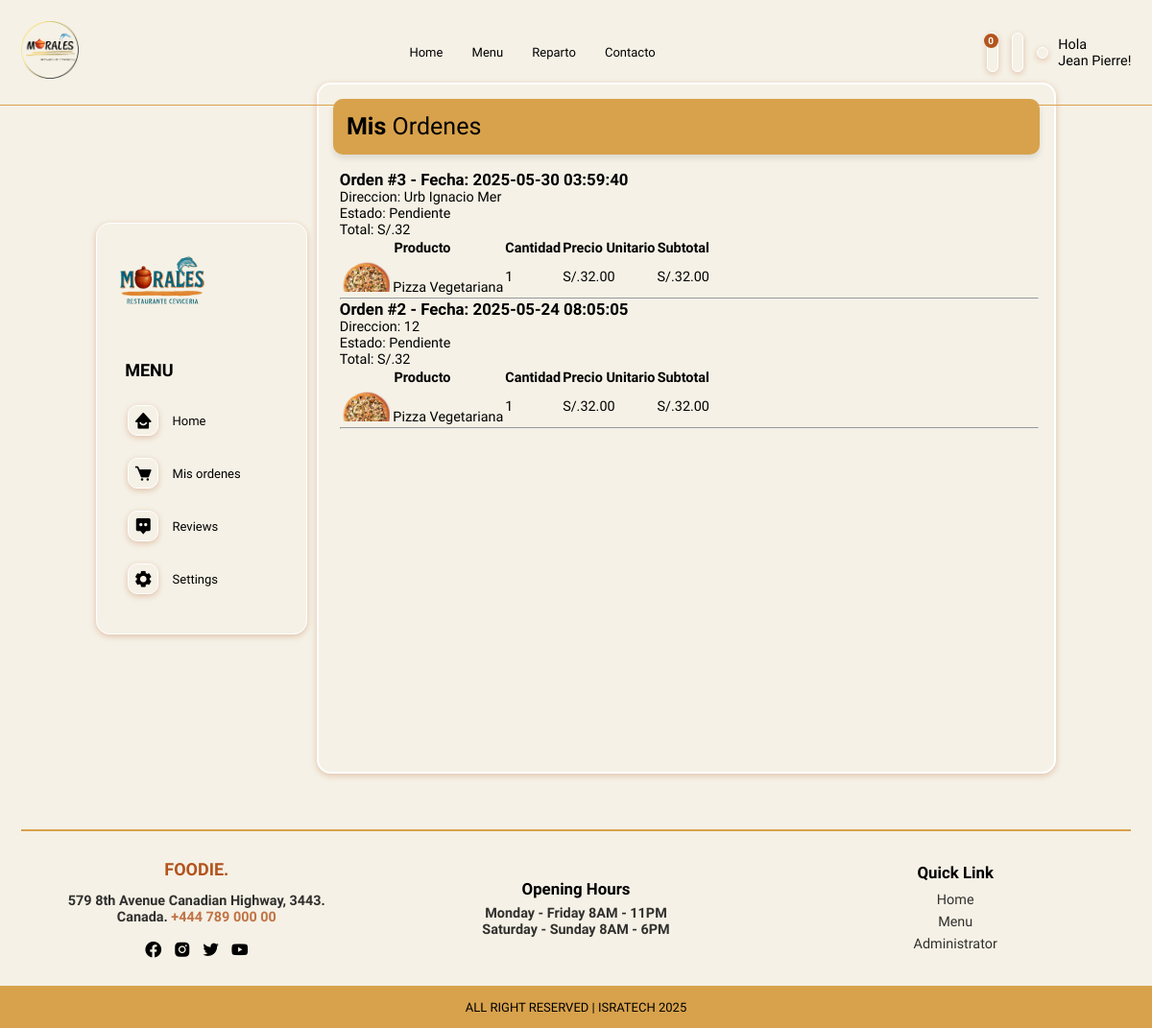
Page /orders.php (signed in) on the committed database.
### tables this page shows
CREATE TABLE `users` (
  `id` int(11) NOT NULL,
  `name` varchar(100) NOT NULL,
  `email` varchar(100) NOT NULL,
  `password` varchar(255) NOT NULL,
  `phone` varchar(9) DEFAULT NULL,
  `address` varchar(255) DEFAULT NULL
);

CREATE TABLE `order_items` (
  `id` int(11) NOT NULL,
  `order_id` int(11) NOT NULL,
  `food_id` int(11) NOT NULL,
  `quantity` int(11) NOT NULL,
  `price` decimal(10,2) NOT NULL,
  `subtotal` decimal(10,2) NOT NULL
);

CREATE TABLE `orders` (
  `id` int(11) NOT NULL,
  `user_id` int(11) NOT NULL,
  `admin_id` int(11) DEFAULT NULL,
  `cust_fname` varchar(15) NOT NULL,
  `cust_sname` varchar(15) NOT NULL,
  `contact` varchar(15) NOT NULL,
  `location` varchar(225) NOT NULL,
  `email` varchar(50) NOT NULL,
  `street` varchar(15) NOT NULL,
  `building` varchar(10) NOT NULL,
  `message` varchar(225) NOT NULL,
  `total_cost` varchar(10) NOT NULL,
  `order_status` varchar(20) NOT NULL,
  `payment` varchar(200) NOT NULL,
  `updated_by` varchar(50) DEFAULT NULL,
  `updated_date` datetime DEFAULT NULL
);

### orders.php (the view, shortened to what this page needs)
<?php
include('./clienteDashboard/adminHeader.php');
include('clientPartials/clientHeader.php');
$user_id = $_SESSION['user_id'];
$sql = "
    SELECT o.id AS order_id, o.updated_date,o.street, o.order_status, o.total_cost,
           oi.food_id, oi.quantity, oi.price, oi.subtotal,
           f.food_name, f.image
    FROM orders o
    LEFT JOIN order_items oi ON o.id = oi.order_id
    LEFT JOIN food f ON oi.food_id = f.id
    WHERE o.user_id = $user_id
    ORDER BY o.updated_date DESC, o.id DESC
";
$res = mysqli_query($conn, $sql);
$orders = [];
if ($res && mysqli_num_rows($res) > 0) {
    while ($row = mysqli_fetch_assoc($res)) {
        $oid = $row['order_id'];
        if (!isset($orders[$oid])) {
            $orders[$oid] = [
                'updated_date' => $row['updated_date'],
                'order_status' => $row['order_status'],
                'street' => $row['street'],
                'total_cost' => $row['total_cost'],
                'items' => []
            ];
        }
        if ($row['food_id']) {
            $orders[$oid]['items'][] = [
                'food_name' => $row['food_name'],
                'image' => $row['image'],
                'quantity' => $row['quantity'],
                'price' => $row['price'],
                'subtotal' => $row['subtotal']
            ];
        }
    }
} else {
    $orders = null;
}
?>
<section class="container section tableReservationPage">
    <div class="adminPage flex">
        <?php include('./clienteDashboard/sideMenu.php'); ?>
        <div class="mainBody">
            <div class="topSection flex">
                <div class="title">
                    <span><strong>Mis</strong> Ordenes</span>
                </div>
            </div>
            <div class="mainBodyContentContainer">
                <?php if ($orders): ?>
                    <?php foreach ($orders as $order_id => $order): ?>
                        <div class="orderCard">
                            <h3>Orden #<?= $order_id ?> - Fecha: <?= $order['updated_date'] ?></h3>
                            <p>Direccion: <?= $order['street'] ?></p>
                            <p>Estado: <?= $order['order_status'] ?></p>
                            <p>Total: S/.<?= $order['total_cost'] ?></p>
                            <table>
                                <thead>
                                    <tr>
                                        <th>Producto</th>
                                        <th>Cantidad</th>
                                        <th>Precio Unitario</th>
                                        <th>Subtotal</th>
                                    </tr>
                                </thead>
                                <tbody>
                                    <?php foreach ($order['items'] as $item): ?>
                                    <tr>
                                        <td>
                                            <?php if ($item['image']): ?>
                                                <img src="<?= SITEURL ?>databaseImages/foodie<?= $item['image'] ?>" alt="<?= htmlspecialchars($item['food_name']) ?>" width="50" />
                                            <?php endif; ?>
                                            <?= htmlspecialchars($item['food_name']) ?>
                                        </td>
                                        <td><?= $item['quantity'] ?></td>
                                        <td>S/.<?= number_format($item['price'], 2) ?></td>
                                        <td>S/.<?= number_format($item['subtotal'], 2) ?></td>
                                    </tr>
                                    <?php endforeach; ?>
                                </tbody>
                            </table>
                        </div>
                        <hr>
                    <?php endforeach; ?>
                <?php else: ?>
                    <p>No tienes órdenes registradas.</p>
                <?php endif; ?>
            </div>
        </div>
    </div>
</section>
<?php
include('clientPartials/clientFooter.php');
?>

### clienteDashboard/adminHeader.php (shortened to what this page needs)
<!DOCTYPE html>
<html lang="en">
<head>
    <link rel="stylesheet" href="./main.css">
    <link rel="stylesheet" href="./adminc.css">
    <link rel="stylesheet" href="./swiper-bundle.min.css">
    <link href='https://unpkg.com/boxicons@2.1.2/css/boxicons.min.css' rel='stylesheet'>
    <link rel="stylesheet" href="https://unicons.iconscout.com/release/v4.0.0/css/line.css">
</head>
<body>

### clientPartials/clientHeader.php (shortened to what this page needs)
<?php
include('./config/config.php');
?>
<!DOCTYPE html>
<html lang="en">
<head>
    <link rel="stylesheet" href="./main.css">
    <link rel="stylesheet" href="./swiper-bundle.min.css">
    <link href='https://unpkg.com/boxicons@2.1.2/css/boxicons.min.css' rel='stylesheet'>
    <link rel="stylesheet" href="https://unicons.iconscout.com/release/v4.0.0/css/line.css">
</head>
<body>
    <header class="header flex" id="header">
        <div class="logoDiv">
            <a href="index.php" class="logo">
                <img src="./Assests/logo/logoI.png" alt="FOODIE Logo" style="height: 60px; width: auto;" />
            </a>
        </div>
        <div class="navBar" id="navBar">
            <ul class="navLists flex">
                <li class="navItem">
                    <a href="index.php" class="navLink">Home</a>
                </li>
                <li class="navItem">
                    <a href="menu.php" class="navLink">Menu</a>
                </li>
                <li class="navItem">
                    <a href="menu.php" class="navLink">Reparto</a>
                </li>
                <li class="navItem">
                    <a href="tableReservation.php" class="navLink">Contacto
                    </a>
                </li>
            </ul>
        </div>
        <div class="headerIcons flex">
            <?php
            $session_id = session_id();
            $user_id    = !empty($_SESSION['user_id']) ? $_SESSION['user_id'] : 0;
            $stmt = mysqli_prepare($conn, "
    SELECT COALESCE(SUM(qty),0) AS totalItems
      FROM cart
     WHERE session_id = ?
        OR user_id = ?
");
            mysqli_stmt_bind_param($stmt, "si", $session_id, $user_id);
            mysqli_stmt_execute($stmt);
            $res = mysqli_stmt_get_result($stmt);
            $row = mysqli_fetch_assoc($res);
            $itemCount = $row['totalItems'];
            ?>
            <div class="notDiv">
                <a href="cart.php"><i class="uil uil-shopping-bag icon"></i></a>
                <span class="count"><?php echo $itemCount ?></span>
            </div>
            <div class="contactNumber">
                <i class="uil uil-phone icon phoneIcon"></i>
            </div>
            <div class="userMenu">
                <div class="userIconContainer flex">
                    <i class="uil uil-user icon userIcon"></i>
                    <?php
                    if (isset($_SESSION['user_id'])) {
                        $user_id = $_SESSION['user_id'];
                        $sql_user = "SELECT name FROM users WHERE id = '$user_id'";
                        $res_user = mysqli_query($conn, $sql_user);
                        if ($res_user && mysqli_num_rows($res_user) > 0) {
                            $row_user = mysqli_fetch_assoc($res_user);
                            $user_name = $row_user['name'];
                            echo "<span class='userName'>Hola</br> $user_name!</span>";
                        }
                    }
                    ?>
                </div>
            </div>
        </div>
    </header>

### clienteDashboard/sideMenu.php
<div class="sideMenu">
    <div class="logoDiv flex">
        <img src="./Assests/logo/logo.png" alt="Logo Image" style="height: 70px; width: auto;">
    </div>
    <div class="menuList">
        <span class="listTitle">
            MENU
        </span>
        <ul class="menuLists">
            <li class="listItem">
                <a href="dashboard.php" class="menuLink flex">
                    <i class='bx bxs-home-smile icon'></i>
                    <span class="LinkText">Home</span>
                </a>
            </li>
            <li class="listItem">
                <a href="orders.php" class="menuLink flex">
                    <i class='bx bxs-cart icon'></i>
                    <span class="LinkText">Mis ordenes</span>
                </a>
            </li>
            <li class="listItem">
                <a href="review.php" class="menuLink flex">
                    <i class='bx bxs-message-alt-dots icon'></i>
                    <span class="LinkText">Reviews</span>
                </a>
            </li>
            <li class="listItem">
                <a href="settings.php" class="menuLink flex">
                    <i class='bx bxs-cog icon'></i>
                    <span class="LinkText">Settings</span>
                </a>
            </li>
        </ul>
    </div>
</div>

### clientPartials/clientFooter.php (shortened to what this page needs)
   <section class="container footer">
       <div class="sectionContent grid">
        <div class="footerIntro">
        <div class="logoDiv">
            <a href="#" class="logo">
               FOODIE.
            </a>
        </div>
        <p>
            579 8th Avenue Canadian Highway, 3443. <br>
            Canada.
            <span class="phone">+444 789 000 00</span>
        </p>
        <div class="socials flex">
            <i class='bx bxl-facebook-circle icon'></i>
            <i class='bx bxl-instagram-alt icon' ></i>
            <i class='bx bxl-twitter icon' ></i>
            <i class='bx bxl-youtube icon' ></i>
        </div>
        </div>
        <div class="timing">
        <h3>Opening Hours</h3>
        <p>Monday - Friday 8AM - 11PM</p>
        <p>Saturday - Sunday 8AM - 6PM</p>
        </div>
        <div class="quickLinks">
            <h3>Quick Link</h3>
            <li class="navItem">
                <a href="index.php" class="navLink">Home</a>
            </li>
            <li class="navItem">
                <a href="menu.php" class="navLink">Menu</a>
            </li>
            <li class="navItem">
                <a href="login.php" class="navLink">Administrator</a>
            </li>
        </div>
       </div>
   </section>
   <section class="copyrightDiv">
       <p>ALL RIGHT RESERVED | ISRATECH <script>document.write(new Date().getFullYear())</script></p>
   </section>
</body>
</html>

### main.css (style rules this page uses)
* { padding: 0; margin: 0; box-sizing: border-box; font-family: "Fira Sans Condensed", sans-serif; }
:root { --primaryColor: #B3541E; --secondaryColor: #D8A24C; --thirdColor: #F5F1E6; --forthColor: #ffffff; --cardColor: #F5F1E6; --LocColor: #EAE3D9; --bgColor: #F5F1E6; --textColor: #000000; --whiteColor: #ffffff; --borderRadius: 10px; --boxShadow: 0 2px 6px rgba(179, 84, 30, 0.3); --greyColor: #7a7a7a; --greenColor: #4A7CA1; --yellowColor: #D8A24C; --smallSize: 13px; --normalSize: 18px; --mediumSize: 25px; --largeSize: 35px; }
body { background: var(--bgColor); }
html { font-size: 90%; scroll-behavior: smooth; }
a { text-decoration: none; cursor: pointer; }
li { list-style: none; cursor: pointer; }
.flex { display: flex; align-items: center; gap: 10px; }
.grid { display: grid; gap: 2rem; align-items: center; }
img { height: auto; width: 100%; }
p { font-family: "Dosis", sans-serif; }
.section { padding: 4rem 0 2rem; }
.container { padding-left: 1.5rem; padding-right: 1.5rem; }
.icon { font-size: 20px; cursor: pointer; }
.header { position: fixed !important; width: 100%; margin: auto; padding: 1rem 1.5rem; justify-content: space-between; z-index: 1000; border-bottom: 1px solid var(--secondaryColor); }
.header .logoDiv { cursor: pointer; }
.header .logoDiv .logo { color: var(--primaryColor); font-weight: 700; font-size: var(--normalSize); }
.header .headerIcons { gap: 1rem; }
.header .headerIcons .icon { background: var(--cardColor); border-radius: 10px; padding: 5px; box-shadow: var(--boxShadow); border: 1px solid var(--whiteColor); }
.header .headerIcons .notDiv { position: relative; }
.header .headerIcons .notDiv a { color: var(--textColor); }
.header .headerIcons .notDiv .count { position: absolute; height: 15px; width: 15px; padding: 2px; background: var(--primaryColor); border-radius: 50%; color: var(--whiteColor); right: 0px; top: -5px; font-size: 10px; font-weight: 700; text-align: center; }
.header .headerIcons .contactNumber { position: relative; }
.footer .sectionContent { padding: 2rem 0; border-top: 2px solid var(--secondaryColor); }
.footer .sectionContent h3 { color: var(--textColor); font-weight: 600; padding-bottom: 0.5rem; }
.footer .sectionContent p { font-weight: 600; color: var(--textColor); opacity: 0.8; }
.footer .sectionContent .footerIntro .logoDiv { cursor: pointer; }
.footer .sectionContent .footerIntro .logoDiv .logo { color: var(--primaryColor); font-weight: 700; font-size: var(--normalSize); }
.footer .sectionContent .footerIntro p { padding: 1rem 0; }
.footer .sectionContent .footerIntro p .phone { display: inline-block; color: var(--primaryColor); font-weight: 700; }
.footer .sectionContent .footerIntro .socials .icon { color: var(--textColor); }
.footer .sectionContent .quickLinks .navLink { display: inline-block; color: var(--textColor); opacity: 0.8; font-weight: 500; font-size: var(--samll); padding: 0.2rem 0; transition: 0.3s ease; }
.copyrightDiv { width: 100%; padding: 1rem; background: var(--secondaryColor); text-align: center; font-size: 13px; }
@media screen and (min-width: 500px) { .header .logoDiv .logo { font-size: var(--mediumSize); } }
@media screen and (min-width: 500px) { .header .headerIcons .icon { font-size: var(--mediumSize); } }
@media screen and (min-width: 500px) { .footer .sectionContent { grid-template-columns: repeat(2, 1fr); } }
@media screen and (min-width: 660px) { .header { padding: 1.5rem; } }
@media screen and (min-width: 660px) { .header .navBar .navLists .navItem { padding: 0 0.7rem; } }
@media screen and (min-width: 660px) { .header .navBar .navLists .navItem a { font-size: var(--smallSize); color: var(--textColor); font-weight: 500; } }
@media screen and (min-width: 660px) { .footer { width: 100%; } }
@media screen and (min-width: 660px) { .footer .sectionContent { text-align: center; width: 100%; justify-content: center; margin: auto; grid-template-columns: repeat(3, 1fr); } }
@media screen and (min-width: 660px) { .footer .sectionContent .footerIntro, .footer .sectionContent .timing, .footer .sectionContent .quickLinks { margin: auto; } }
@media screen and (min-width: 660px) { .footer .sectionContent .socials { justify-content: center; } }
.header .headerIcons .userMenu { position: relative; }

### rows in the picture
users: name "Jean Pierre"
order_items: order_id "3", order.updated_date "2025-05-30 03:59:40", order.street "Urb Ignacio Mer", order.order_status "Pendiente", order.total_cost "32", food_name "Pizza Vegetariana", quantity "1", price "32.00", subtotal "32.00"
order_items: order_id "2", order.updated_date "2025-05-24 08:05:05", order.street "12", order.order_status "Pendiente", order.total_cost "32", food_name "Pizza Vegetariana", quantity "1", price "32.00", subtotal "32.00"

### other values in the picture
$itemCount "0"
